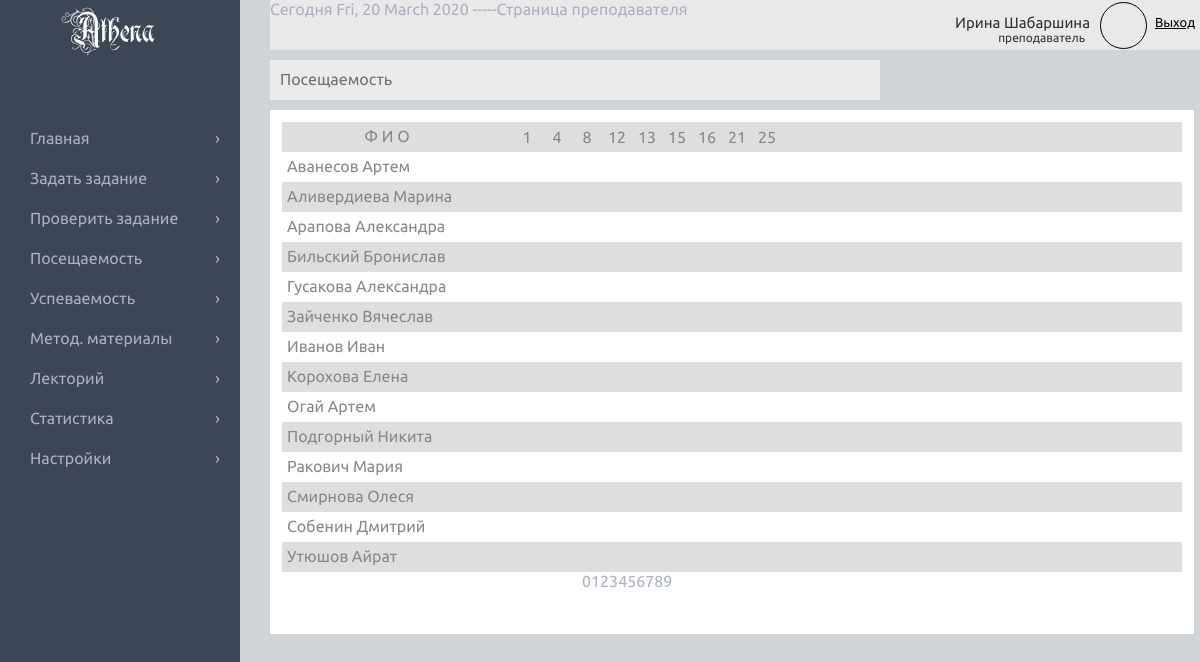
The page /teacher/attendance.php (signed in) on the database its author committed.
### tables this page shows
CREATE TABLE IF NOT EXISTS `userlist` (
  `n` int(11) NOT NULL,
  `id` varchar(13) NOT NULL,
  `status` varchar(10) NOT NULL,
  `login` varchar(30) NOT NULL,
  `pass` varchar(20) NOT NULL,
  `first_name` varchar(30) NOT NULL,
  `last_name` varchar(30) NOT NULL,
  `middle_name` varchar(30) NOT NULL,
  `idGR` varchar(13) NOT NULL
);

### teacher/attendance.php (the view, shortened to what this page needs)
<!DOCTYPE html>
<html>
<head>
  <link rel="stylesheet" type="text/css" media="all" href="css/teacher_css_tmp1.css" />
</head>
<body>
  <?php include("../blocks/db_conn.php");?>
<?php include("blocks/SitebarL_Header.php");?>
<div class="hh">Посещаемость</div>
<div class="attendance">
  <div class="line l1">
    <div class="fioH">Ф И О</div>
    <div class="column">1</div>
    <div class="column">4</div>
    <div class="column">8</div>
    <div class="column">12</div>
    <div class="column">13</div>
    <div class="column">15</div>
    <div class="column">16</div>
    <div class="column">21</div>
    <div class="column">25</div>
  </div>
<?php
$group="5843566489b19";
$query = "SELECT * from userlist WHERE (idGR='$group') ORDER BY last_name";
if ($result = $mysqli->query($query)) {
    $data = $result->fetch_assoc();
}
else{echo "error-mysql->query";exit();}
echo "<div class = 'name'>";
$i=0;
do{
  if($i%2==0){
    printf("<div class='line l2'><div class='fio'>%s %s</div>",$data['last_name'],$data['first_name']);
  }
  else{
    printf("<div class='line l1'><div class='fio'>%s %s</div>",$data['last_name'],$data['first_name']);
  }
  echo "</div>";
  $i++;
  }while($data = $result->fetch_assoc());
$i=0;
echo "</div>";
echo "<div class = 'date'>";
do{
    echo "<div class='column' contenteditable=''></div>".$i;
    $i++;
} while($i<10);
echo "</div>";
?>
</div>
</body>
</html>

### teacher/blocks/SitebarL_Header.php (shortened to what this page needs)
<div id="sitebarL"><div id="logo">Athena</div>
    <div id="list">
      <div class="stl"><a href="index.php">Главная <span>&#8250;</a></span></div>
      <div class="stl"><a href="askjob.php">Задать задание <span>&#8250;</a></span></div>
      <div class="stl"><a href="homework.php">Проверить задание <span>&#8250;</a></span></div>
      <div class="stl"><a href="attendance.php">Посещаемость <span>&#8250;</a></span></div>
      <div class="stl"><a href="performance.php">Успеваемость <span>&#8250;</a></span></div>
      <div class="stl"><a href="methodical.php">Метод. материалы <span>&#8250;</a></span></div>
      <div class="stl"><a href="lecture.php">Лекторий <span>&#8250;</a></span></div>
      <div class="stl"><a href="analitics.php">Статистика <span>&#8250;</a></span></div>
      <div class="stl"><a href="tools.php">Настройки <span>&#8250;</a></span></div>
    </div>
</div>
<div id="header">
<?php
$login=$_SESSION['user']['login'];
$query = "SELECT first_name,last_name from userlist WHERE login='$login'";
if ($result = $mysqli->query($query)) {
    $data = $result->fetch_assoc();
}
else{echo "error-mysql->query";exit();}
?>
	<?php echo "Сегодня ".date(" D, j F Y");
		echo " -----Страница преподавателя";
	?>
	<div id="head_accaunt">
		<p>
			<span class="name"><? echo $data['first_name']." ".$data['last_name'];?></span>
			<br>
			<span class="status">преподаватель</span>
		</p>
		<a id="exit" href="../">Выход</a>
		<div id="avatar"></div>
	</div>
</div>

### teacher/css/teacher_css_tmp1.css (style rules this page uses)
html { background-color: #D0D3D8; background-color: #e0e0e0; background-color: #D0D4D7; color:#ABB1BD; min-width: 1065px; }
body { margin: 0 auto; font-family: Ubuntu, 'Arial', cursive; }
p { margin: 0; }
#logo { font-size: 30px; margin: 20px 70px; font-family: Rurintania, 'Arial', cursive; color: white; }
#sitebarL { position: fixed; width:20%; min-width: 210px; height:100%; background-color: #3D4655; }
#sitebarL #list { margin-top: 70px; }
#sitebarL #list .stl { height: 30px; font-size: 16px; padding-left: 30px; padding-top: 10px; }
#sitebarL #list .stl a { color: #ABB1BD; text-decoration: none; }
#sitebarL #list .stl span { float: right; margin-right: 20px; }
#header { height:50px; margin-left: 22.5%; background-color: #E9E9E9; }
#head_accaunt { width: 300px; font-size: 10px; float: right; }
#head_accaunt p { width: 190px; float: left; text-align: right; padding-right: 10px; color:#333; padding-top: 14px; }
#head_accaunt p span.name { font-size: 15px; }
#head_accaunt p span.status { font-size: 12px; padding-right: 5px; }
#head_accaunt #exit { float: right; margin: 15px 5px 0 0; font-size: 13px; color: black; text-decoration: underline; }
#head_accaunt #avatar { width: 45px; height: 45px; border-radius: 45px; border: 1px solid black; margin-left: 200px; margin-top: 2px; }
.hh { width: 50%; height: 30px; background-color: #EBEBEB; color: #707070; font-size: 16px; padding: 10px 0 0 10px; margin-top: 10px; margin-left: 22.5%; }
.attendance { width: 75%; margin-left: 22.5%; background-color: white; padding: 1%; margin-top: 10px; min-height:500px; }
.attendance .line { width: 100%; height: 30px; color: #888; }
.attendance .line.l1 { background-color: #dedede; }
.fioH { text-align: center; }
.fio, .fioH { width:200px; float: left; margin-right: 20px; padding: 5px; }
.column { width: 30px; height: 24px; float: left; padding-top: 6px; text-align: center; }

### rows shown on the page
userlist: first_name "Ирина", last_name "Шабаршина"
userlist: last_name "Аванесов", first_name "Артем"
userlist: last_name "Аливердиева", first_name "Марина"
userlist: last_name "Арапова", first_name "Александра"
userlist: last_name "Бильский", first_name "Бронислав"
userlist: last_name "Гусакова", first_name "Александра"
userlist: last_name "Зайченко", first_name "Вячеслав"
userlist: last_name "Иванов", first_name "Иван"
userlist: last_name "Корохова", first_name "Елена"
userlist: last_name "Огай", first_name "Артем"
userlist: last_name "Подгорный", first_name "Никита"
userlist: last_name "Ракович", first_name "Мария"
userlist: last_name "Смирнова", first_name "Олеся"
userlist: last_name "Собенин", first_name "Дмитрий"
userlist: last_name "Утюшов", first_name "Айрат"
